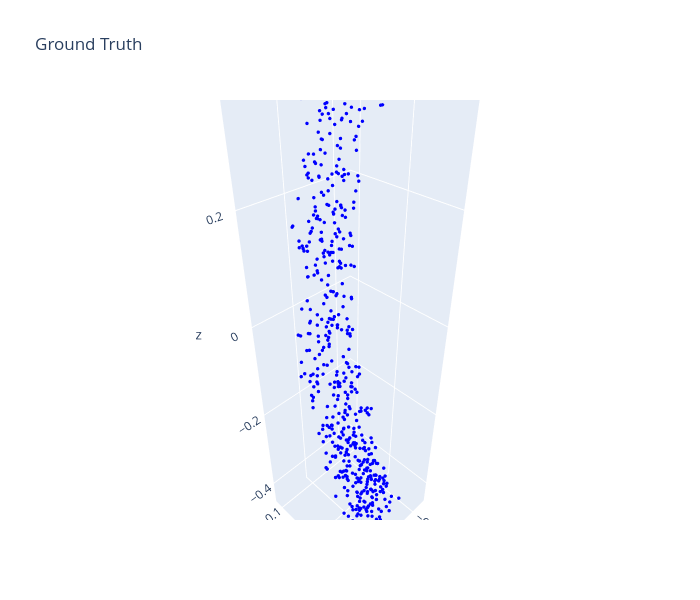
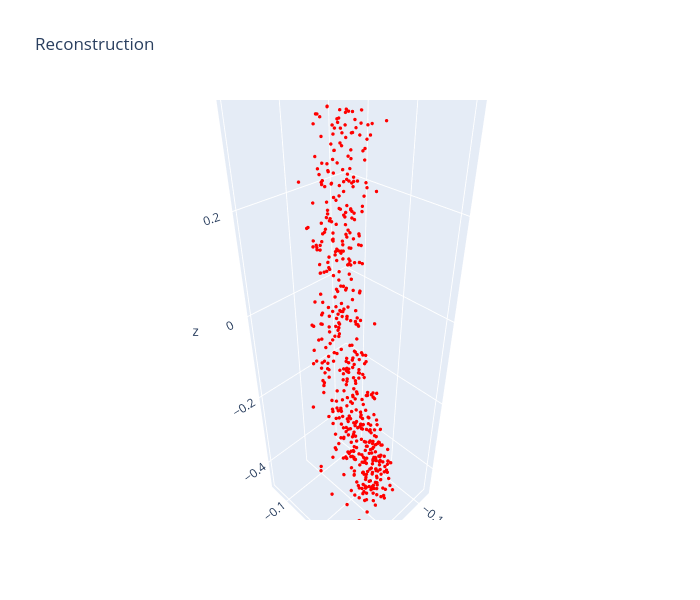

Notebook source saved alongside these figures, in order:
### Code cell
## Reconstruction Visualization - Ground Truth vs Prediction

model.eval()
with torch.no_grad():
    sample = train_dataset[0]
    query_points = sample['query_points'].unsqueeze(0).to(device)
    occ_gt = sample['occupancy'].unsqueeze(0).to(device)
    
    inputs = torch.empty(query_points.size(0), 0, device=device)
    c = model.encode_inputs(inputs)
    q_z = model.infer_z(query_points, occ_gt, c)
    z = q_z.rsample()
    logits = model.decode(query_points, z, c).logits
    occ_pred = torch.sigmoid(logits)

occ_gt_np = occ_gt.squeeze().cpu().numpy()
occ_pred_np = occ_pred.squeeze().cpu().numpy()
query_points_np = query_points.squeeze().cpu().numpy()

# Use adaptive threshold based on quantiles
gt_threshold = np.quantile(occ_gt_np, 0.5)
pred_threshold = np.quantile(occ_pred_np, 0.5)

gt_mask = occ_gt_np > gt_threshold
pred_mask = occ_pred_np > pred_threshold

print(f"GT threshold: {gt_threshold:.4f}, GT points: {gt_mask.sum()}")
print(f"Pred threshold: {pred_threshold:.4f}, Pred points: {pred_mask.sum()}")

# Ground Truth Plot
fig1 = go.Figure(data=[go.Scatter3d(x=query_points_np[gt_mask, 0], y=query_points_np[gt_mask, 1], 
                                     z=query_points_np[gt_mask, 2], mode='markers',
                                     marker=dict(size=2, color='blue'))])
fig1.update_layout(title='Ground Truth', scene_aspectmode='data', width=700, height=600)
fig1.show()

# Reconstruction Plot
fig2 = go.Figure(data=[go.Scatter3d(x=query_points_np[pred_mask, 0], y=query_points_np[pred_mask, 1], 
                                     z=query_points_np[pred_mask, 2], mode='markers',
                                     marker=dict(size=2, color='red'))])
fig2.update_layout(title='Reconstruction', scene_aspectmode='data', width=700, height=600)
fig2.show()

### Figure 1 — Plotly figure (JSON) as saved in the notebook; plotly's stock layout.template omitted (floating-point values rounded to 4 significant figures; data arrays with more than 128 entries replaced by an {"elided": "..."} marker saying what was removed)
{"data": [{"marker": {"color": "blue", "size": 2}, "mode": "markers", "type": "scatter3d", "x": {"elided": "3000 float values"}, "y": {"elided": "3000 float values"}, "z": {"elided": "3000 float values"}}], "layout": {"height": 600, "scene": {"aspectmode": "data"}, "title": {"text": "Ground Truth"}, "width": 700}}

### Figure 2 — Plotly figure (JSON) as saved in the notebook; plotly's stock layout.template omitted (floating-point values rounded to 4 significant figures; data arrays with more than 128 entries replaced by an {"elided": "..."} marker saying what was removed)
{"data": [{"marker": {"color": "red", "size": 2}, "mode": "markers", "type": "scatter3d", "x": {"elided": "2997 float values"}, "y": {"elided": "2997 float values"}, "z": {"elided": "2997 float values"}}], "layout": {"height": 600, "scene": {"aspectmode": "data"}, "title": {"text": "Reconstruction"}, "width": 700}}
